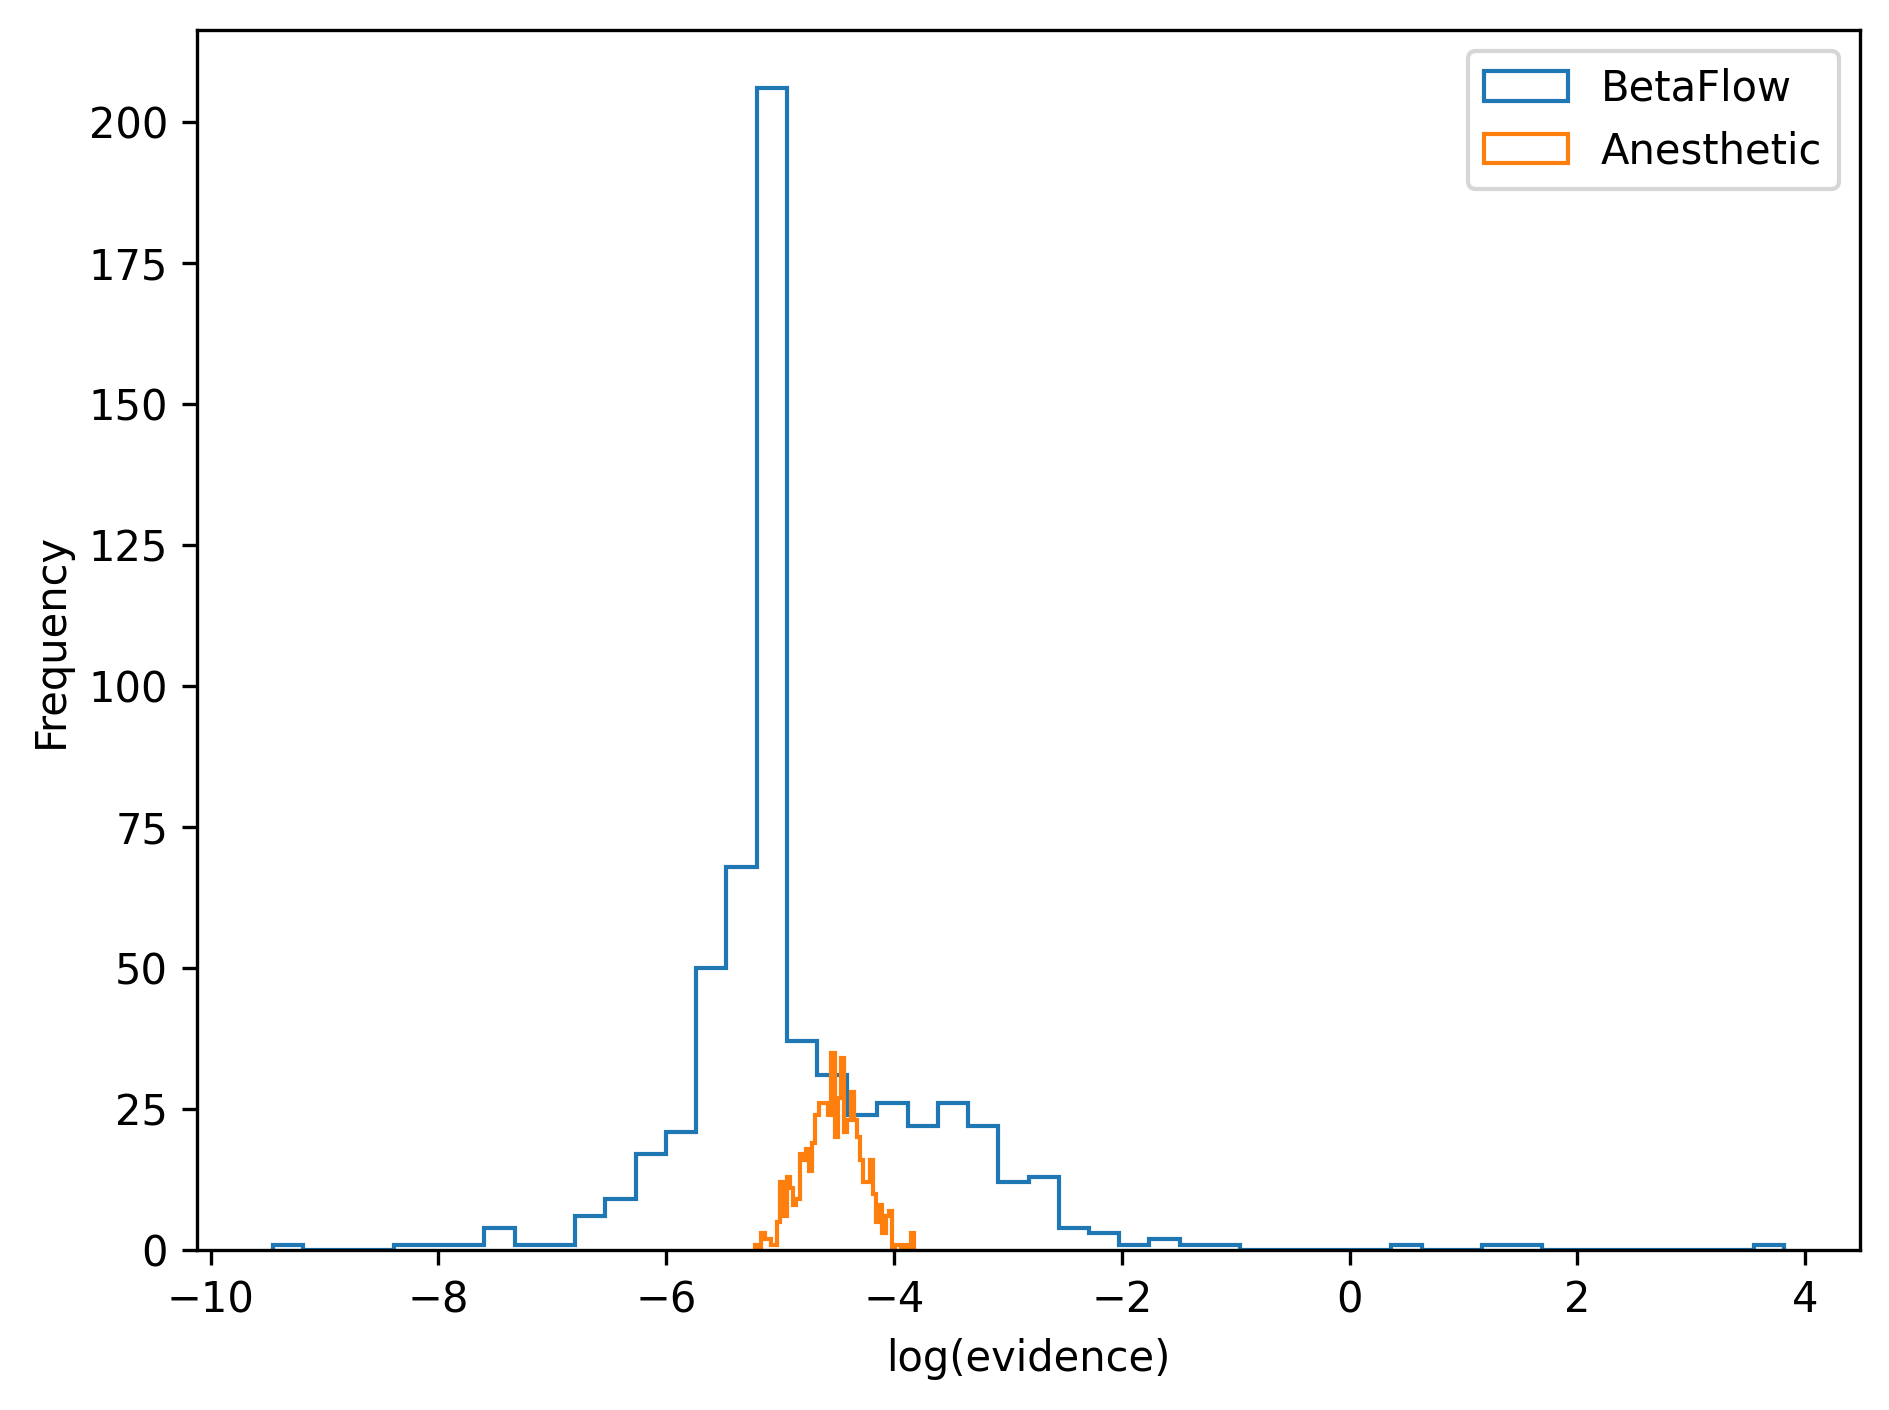

This figure's Python source:
import numpy as np
from betaflows.betaflows import BetaFlow
from betaflows.utils import get_beta_schedule
from anesthetic import read_chains
import matplotlib.pyplot as plt

ns = read_chains("rosenbrock/test")
values = ns.values[:, :2].astype(np.float32)

beta = get_beta_schedule(ns, 25)
#beta = 10**np.linspace(-10, 0, 25)
beta = 1-beta
print(beta)
ndims = 2

"""plt.plot(np.log10(beta), ns.D_KL(beta=beta), marker='.', ls='--')
plt.xlabel("log10(beta)")
plt.ylabel("D_KL")
plt.tight_layout()
plt.savefig("DKL.png", dpi=300, bbox_inches='tight')
plt.show()"""

theta, sample_weights, beta_values = [], [], []
for j, b in enumerate(beta):
    if j < len(beta)-1:
        s = ns.set_beta(b)
        theta.append(s.values[:, :ndims])
        sample_weights.append(s.get_weights()/s.get_weights().sum())
        beta_values.append([np.log10(b)]*len(s.values))
theta = np.concatenate(theta).astype(np.float32)
sample_weights = np.concatenate(sample_weights).astype(np.float32)
conditional = np.concatenate(beta_values).astype(np.float32)

bflow = BetaFlow(theta, weights=sample_weights, 
                    theta_min=np.array([-5.0, -5.0]).astype(np.float32), 
                    theta_max=np.array([5.0, 5.0]).astype(np.float32),
    number_networks=8, hidden_layers=[50],)
bflow.training(conditional, epochs=1000,
                loss_type='mean', early_stop=True)

evidence = ns['logL'].values + bflow.log_prob(values, np.log10(beta[-2])).numpy() \
    - bflow.log_prob(values, np.log10(1)).numpy()

mask = np.isfinite(evidence)
evidence = evidence[mask]

bounds = np.array([[-5, 5], [-5, 5]])
prior_log_prob = np.log(np.prod((1/(bounds[:, 1] - bounds[:, 0]))))
posterior_probs = ns['logL'].values + prior_log_prob - ns.stats(1000)['logZ'].mean()
posterior_probs = posterior_probs[mask]

print(ns.get_weights()[mask].sum())

print('KL: ', np.average(posterior_probs - bflow.log_prob(values, np.log10(1)).numpy()[mask],
                         weights=ns.get_weights()[mask] / ns.get_weights()[mask].sum()))

plt.hist(evidence, bins=50, histtype='step')
plt.hist(ns.logZ(len(evidence)), bins=50, histtype='step')
plt.xlabel("log(evidence)")
plt.ylabel("Frequency")
plt.legend(["BetaFlow", "Anesthetic"])
plt.tight_layout()
#plt.savefig("evidence.png", dpi=300, bbox_inches='tight')
plt.show()
